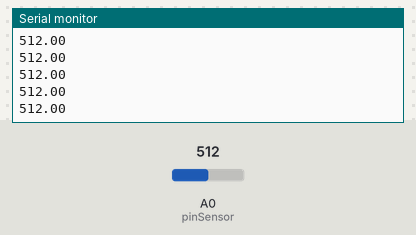
Bench run of a sketch on a simulated Arduino Uno, built with avr-gcc and run on an emulated ATmega328P. On the bench: the last lines printed to the serial monitor. The inputs (shaded band) are chosen by the test bench; at power-on: A0 (pinSensor) = 512.

Above: at 1.2 s.
1.3 s: A0 (pinSensor) set to 716
At 2.1 s:
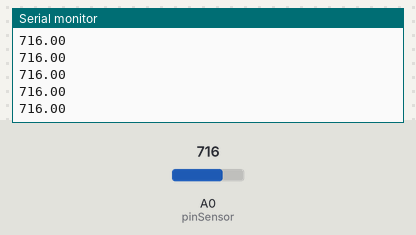
2.8 s: A0 (pinSensor) set to 900
At 3.9 s:
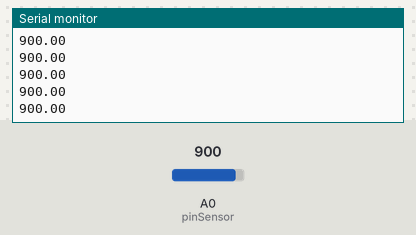
Timing chart, 0 to 5.8 s (numbered marks = the images above; inputs shaded):
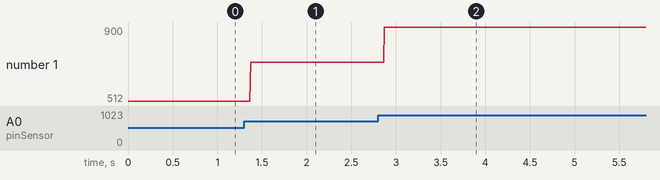

Measured:
- after the input at 1.3 s, the serial monitor: prints a new line after 0.07 s (image 1)
- after the input at 2.8 s, the serial monitor: prints a new line after 0.07 s (image 2)
- plotted number 1: 512 → 716 after the input at 1.3 s, 716 → 900 after the input at 2.8 s

The sketch:

MQ5.ino
```cpp
float pinSensor=A0;
float nilaiSensor;
void setup()
{
  pinMode(pinSensor,INPUT);
  Serial.begin(9600);
}
void loop()
{
  nilaiSensor=analogRead(pinSensor);
  Serial.println(nilaiSensor);
}
```
